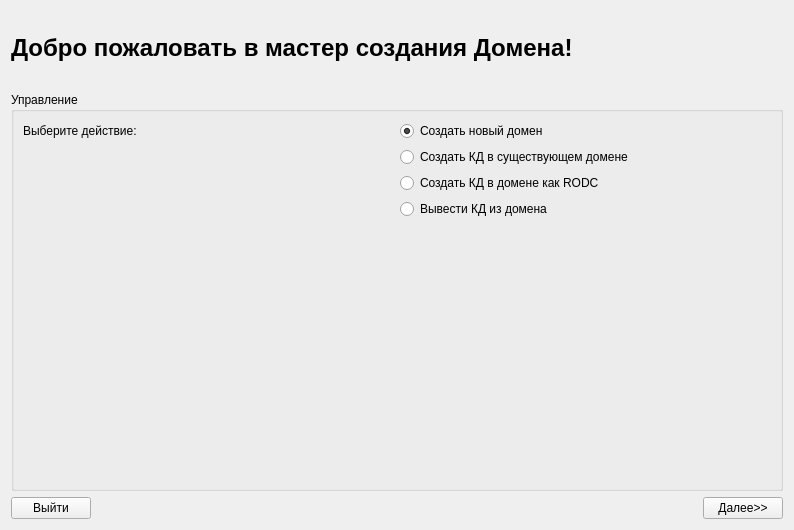
<?xml version="1.0" encoding="UTF-8"?>
<ui version="4.0">
 <class>Step1Page</class>
 <widget class="QWidget" name="Step1Page">
  <property name="geometry">
   <rect>
    <x>0</x>
    <y>0</y>
    <width>790</width>
    <height>530</height>
   </rect>
  </property>
  <property name="font">
   <font>
    <underline>false</underline>
   </font>
  </property>
  <property name="windowTitle">
   <string>Form</string>
  </property>
  <layout class="QGridLayout" name="gridLayout_2">
   <item row="2" column="0">
    <widget class="QPushButton" name="exitPushButton">
     <property name="text">
      <string>Выйти</string>
     </property>
    </widget>
   </item>
   <item row="0" column="3">
    <widget class="QLabel" name="label_9">
     <property name="sizePolicy">
      <sizepolicy hsizetype="Fixed" vsizetype="Fixed">
       <horstretch>0</horstretch>
       <verstretch>0</verstretch>
      </sizepolicy>
     </property>
     <property name="minimumSize">
      <size>
       <width>75</width>
       <height>75</height>
      </size>
     </property>
     <property name="maximumSize">
      <size>
       <width>50</width>
       <height>50</height>
      </size>
     </property>
     <property name="frameShape">
      <enum>QFrame::NoFrame</enum>
     </property>
     <property name="text">
      <string/>
     </property>
     <property name="pixmap">
      <pixmap>logo.png</pixmap>
     </property>
     <property name="scaledContents">
      <bool>true</bool>
     </property>
    </widget>
   </item>
   <item row="2" column="3">
    <widget class="QPushButton" name="nextPushButton">
     <property name="text">
      <string>Далее&gt;&gt;</string>
     </property>
    </widget>
   </item>
   <item row="0" column="0" colspan="3">
    <widget class="QLabel" name="label">
     <property name="sizePolicy">
      <sizepolicy hsizetype="Fixed" vsizetype="Fixed">
       <horstretch>0</horstretch>
       <verstretch>0</verstretch>
      </sizepolicy>
     </property>
     <property name="font">
      <font>
       <pointsize>18</pointsize>
       <weight>75</weight>
       <bold>true</bold>
       <underline>false</underline>
      </font>
     </property>
     <property name="text">
      <string>Добро пожаловать в мастер создания Домена! </string>
     </property>
     <property name="margin">
      <number>3</number>
     </property>
    </widget>
   </item>
   <item row="2" column="1">
    <spacer name="horizontalSpacer">
     <property name="orientation">
      <enum>Qt::Horizontal</enum>
     </property>
     <property name="sizeHint" stdset="0">
      <size>
       <width>538</width>
       <height>20</height>
      </size>
     </property>
    </spacer>
   </item>
   <item row="1" column="0" colspan="4">
    <widget class="QGroupBox" name="groupBox">
     <property name="sizePolicy">
      <sizepolicy hsizetype="Expanding" vsizetype="Expanding">
       <horstretch>0</horstretch>
       <verstretch>0</verstretch>
      </sizepolicy>
     </property>
     <property name="font">
      <font>
       <weight>50</weight>
       <bold>false</bold>
       <underline>false</underline>
      </font>
     </property>
     <property name="title">
      <string>Управление</string>
     </property>
     <property name="flat">
      <bool>true</bool>
     </property>
     <property name="checkable">
      <bool>false</bool>
     </property>
     <layout class="QGridLayout" name="gridLayout">
      <item row="0" column="0">
       <widget class="QLabel" name="label_2">
        <property name="text">
         <string>Выберите действие:</string>
        </property>
       </widget>
      </item>
      <item row="5" column="0" colspan="2">
       <spacer name="verticalSpacer">
        <property name="orientation">
         <enum>Qt::Vertical</enum>
        </property>
        <property name="sizeHint" stdset="0">
         <size>
          <width>748</width>
          <height>226</height>
         </size>
        </property>
       </spacer>
      </item>
      <item row="0" column="1">
       <widget class="QRadioButton" name="radioButton">
        <property name="text">
         <string>Создать новый домен</string>
        </property>
        <property name="checked">
         <bool>true</bool>
        </property>
       </widget>
      </item>
      <item row="3" column="1">
       <widget class="QRadioButton" name="radioButton_4">
        <property name="text">
         <string>Создать КД в домене как RODC</string>
        </property>
       </widget>
      </item>
      <item row="1" column="1">
       <widget class="QRadioButton" name="radioButton_2">
        <property name="text">
         <string>Создать КД в существующем домене</string>
        </property>
       </widget>
      </item>
      <item row="4" column="1">
       <widget class="QRadioButton" name="radioButton_3">
        <property name="text">
         <string>Вывести КД из домена</string>
        </property>
       </widget>
      </item>
     </layout>
    </widget>
   </item>
  </layout>
 </widget>
 <resources/>
 <connections/>
</ui>
